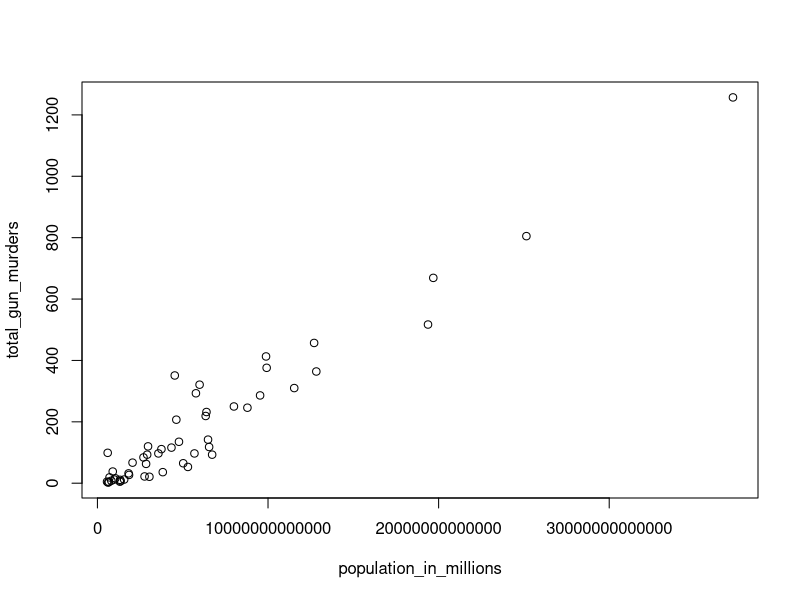
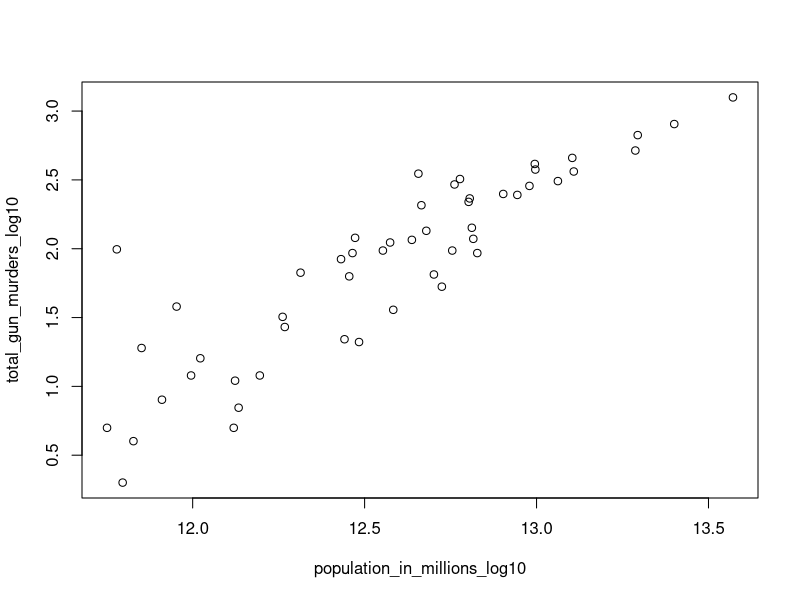
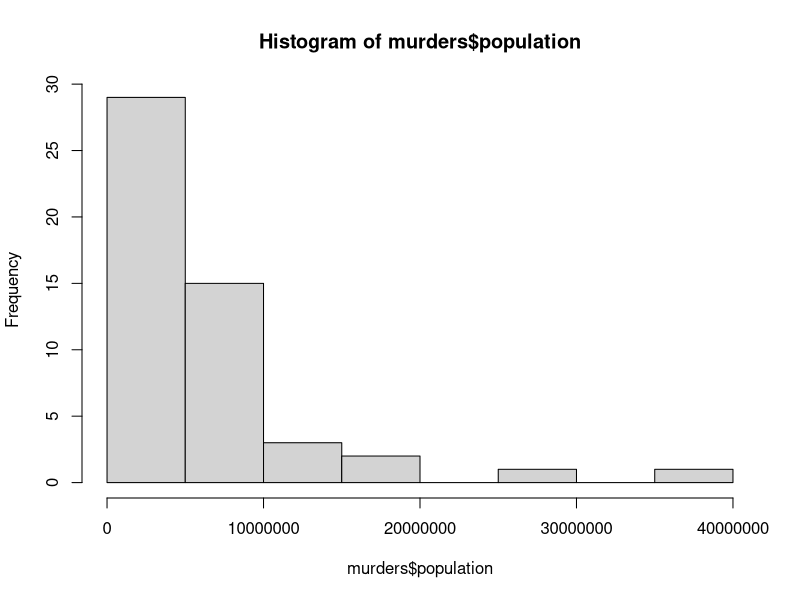
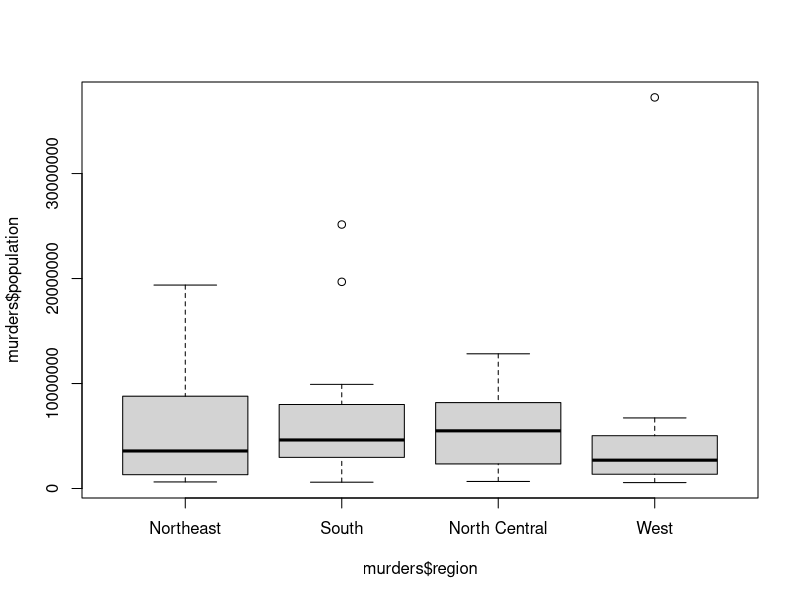

Recreate these plots in R, in order.
## ---- chunk 1
knitr::opts_chunk$set(echo = TRUE)
options(scipen=999)
## ---- chunk 2
n <- 100

soma = n * (n+1) / 2

## ---- chunk 3
n <- 1000
soma = n * (n+1) / 2
## ---- chunk 4
n <- 1000
x <- seq(1, n)
sum(x)
## ---- chunk 5
log(sqrt(100), base=10)
## ---- chunk 6
library(dslabs)
data("murders")

str(murders)
## ---- chunk 7
colnames(murders)
## ---- chunk 8
a <- murders$abb

class(a)
## ---- chunk 9
b <- murders[['abb']]

identical(a, b)
## ---- chunk 10
class(murders$region)
## ---- chunk 11
length(levels(murders$region))
## ---- chunk 12
table(murders$region)
## ---- chunk 13
temp <- c(35, 88, 42, 84, 81, 30)
## ---- chunk 14
city <- c("Pequim", "Lagos", "Paris", "Rio de Janeiro", "San Juan", "Toronto")
## ---- chunk 15
names(temp) <- city

temp
## ---- chunk 16
temp[1:3]
## ---- chunk 17
temp[c("Paris", "San Juan")]
## ---- chunk 18
vec <- seq(from=12, to=73)

vec
## ---- chunk 19
impares_menores_que_100 <- seq(from=1, to=100, by=2)

impares_menores_que_100
## ---- chunk 20
vec <- seq(from=6, to=55, by=4/7)

length(vec)
## ---- chunk 21
a <- seq(1, 10, 0.5)

class(a)
## ---- chunk 22
a <- seq(1, 10)

class(a)
## ---- chunk 23
class(1)

class(1L)
## ---- chunk 24
x <- c("1", "3", "5")
## ---- chunk 25
x <- as.numeric(x)

x
## ---- chunk 26
library("dslabs")

data("murders")

pop <- murders$population

pop <- sort(pop)

pop[1]
## ---- chunk 27
indices <- order(murders$population)

i_min <- indices[1]

i_min
## ---- chunk 28
i_min <- which.min(murders$population)

i_min
## ---- chunk 29
states <- murders$state

states[i_min]
## ---- chunk 30
temp <- c(35, 88, 42, 84, 81, 30)
city <- c("Beijing", "Lagos", "Paris", "Rio de Janeiro", "San Juan", "Toronto")

city_temps <- data.frame(name=city, temperature=temp)

## ---- chunk 31
ranks <- rank(murders$population)

state <- murders$state

my_df <- data.frame(state, ranks)
my_df
## ---- chunk 32
ind <- order(murders$population)

state <- murders$state

state <- state[ind]
pop <- murders$population

pop <- pop[ind]

my_df <- data.frame(state, pop)

my_df
## ---- chunk 33
str(na_example)
## ---- chunk 34
mean(na_example)
## ---- chunk 35
ind <- is.na(na_example)

sum(ind)
## ---- chunk 36
mean(na_example[!ind])
## ---- chunk 37
temp <- c(35, 88, 42, 84, 81, 30)
city <- c("Beijing", "Lagos", "Paris", "Rio de Janeiro", "San Juan", "Toronto")
city_temps <- data.frame(name = city, temperature = temp)
## ---- chunk 38
temp_f <- c(35, 88, 42, 84, 81, 30)

temp_c <- round((5/9) * (temp_f - 32), 2)

city <- c("Beijing", "Lagos", "Paris", "Rio de Janeiro", "San Juan", "Toronto")
city_temps <- data.frame(name = city, temp_Fahrenheit = temp_f, temp_Celsius = temp_c)

city_temps
## ---- chunk 39
denominador <- seq(from=1, to=100)

x <- 1 / denominador ^2

sum(x)
## ---- chunk 40
library(dslabs)

data(murders)

murders_rate <- murders$total / murders$population * 10^5

mean(murders_rate)
## ---- chunk 41
library(dslabs)
## ---- chunk 42
library(dslabs)

data(murders)

murder_rate <- murders$total / murders$population * 10^5

low <- murder_rate[murders_rate < 1]

low

## ---- chunk 43
id_low <- which(murder_rate %in% low)
id_low
## ---- chunk 44
murders[id_low, ]
## ---- chunk 45
rate <- murders$total / murders$population * 10^5


low_and_northeast <- murders$rate[murders$region=="Northeast" & murders$rate < 1]


id_low_and_northeast <- which(murders$rate %in% low_and_northeast)

murders[id_low_and_northeast, ]
## ---- chunk 46
library(dslabs)

data("murders")

murders$rate <- murders$total / murders$population * 10^5

mean_rate <- mean(murders$rate)

length(murders$rate[murders$rate < mean_rate])
## ---- chunk 47
library(dslabs)

data("murders")

abbs <- c("AK", "MI", "IA")

ind <- match(abbs, murders$abb)

murders$state[ind]
## ---- chunk 48
library(dslabs)

data("murders")

abbs <- c("MA", "ME", "MI", "MO", "MU")

abbs %in% murders$abb
## ---- chunk 49
library(dslabs)

data("murders")

abbs <- c("MA", "ME", "MI", "MO", "MU")

abbs[!(abbs %in% murders$abb)]
## ---- chunk 50
library(dslabs)

data("murders")

population_in_millions <- murders$population * 10^6
total_gun_murders <- murders$total
plot(population_in_millions, total_gun_murders)
## ---- chunk 51
library(dslabs)
data("murders")

population_in_millions_log10 <- log10(murders$population * 10^6)
total_gun_murders_log10 <- log10(murders$total)
plot(population_in_millions_log10, total_gun_murders_log10)
## ---- chunk 52
library(dslabs)
data("murders")

hist(murders$population)
## ---- chunk 53
library(dslabs)
data("murders")

boxplot(murders$population ~ murders$region)
